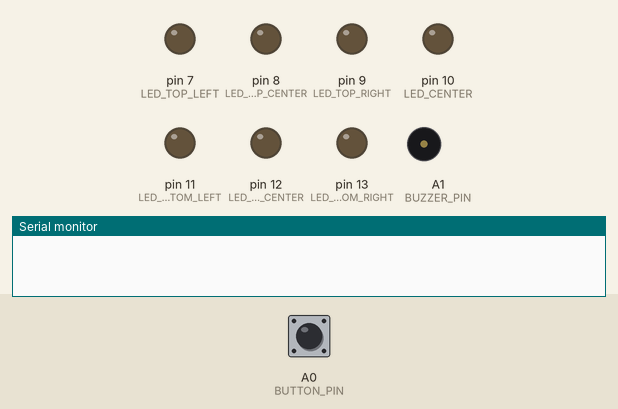
The sketch below on a simulated Arduino Uno, built with avr-gcc and run on an emulated ATmega328P. On the bench: output pins drawn as LEDs (lit = HIGH), buzzer (waves = sounding), the last lines printed to the serial monitor. Inputs (shaded band) come from the test bench; at power-on: A0 (BUTTON_PIN) LOW. Random numbers use the default seed unless the sketch sets one.

Above: at 1.2 s.
1.3 s: A0 (BUTTON_PIN) pulled HIGH for 0.15 s
At 1.74 s:
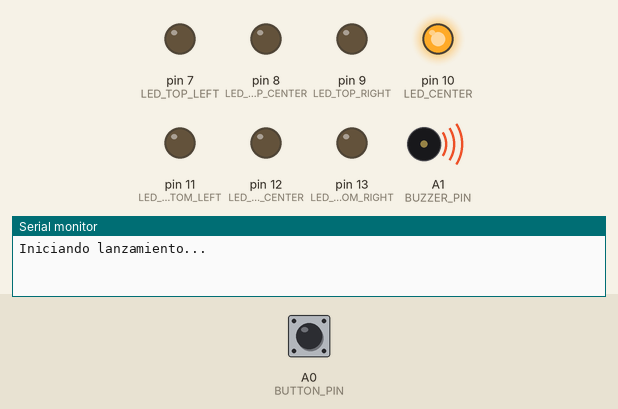
At 4.01 s:
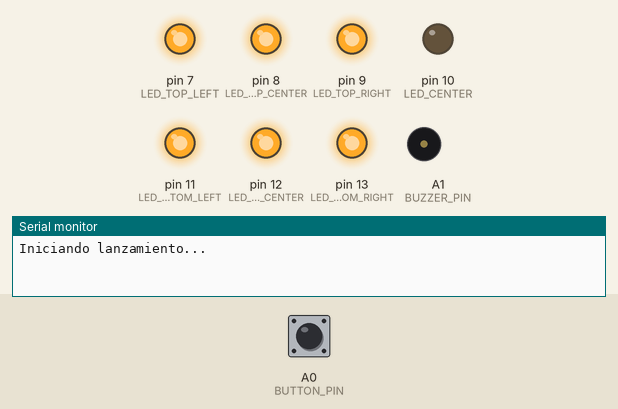
4.3 s: A0 (BUTTON_PIN) pulsed HIGH 5 times (0.12 s each, 0.3 s apart)
At 10.0 s:
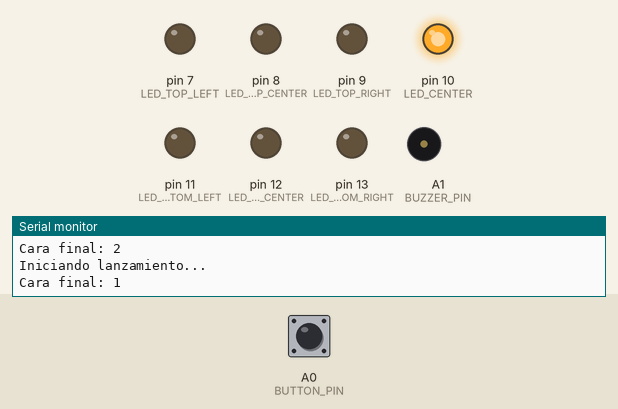
Timing chart, 0 to 11.5 s (numbered marks = the images above; inputs shaded):
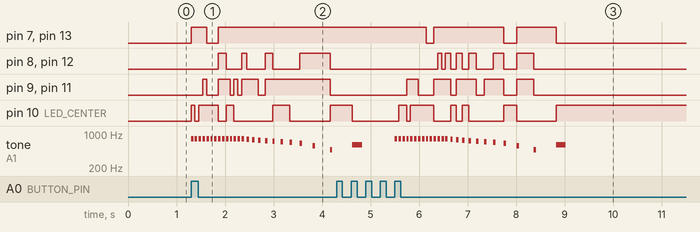

The sketch:

Ard_uno_dado_simple.ino
```cpp
// Definición de pines para los LEDs
const int LED_TOP_LEFT = 7;
const int LED_TOP_CENTER = 8;
const int LED_TOP_RIGHT = 9;
const int LED_CENTER = 10;
const int LED_BOTTOM_LEFT = 11;
const int LED_BOTTOM_CENTER = 12;
const int LED_BOTTOM_RIGHT = 13;

// Pin del botón y buzzer
const int BUTTON_PIN = A0;
const int BUZZER_PIN = A1;

// Variables para el control del botón
int lastButtonState = LOW;
unsigned long lastDebounceTime = 0;
unsigned long debounceDelay = 50;

// Variables para la animación
bool rolling = false;
unsigned long rollStartTime = 0;
unsigned long currentDelay = 80; // Velocidad inicial más rápida
int currentFace = 1;

void setup() {
  // Configurar pines de LEDs como salida
  pinMode(LED_TOP_LEFT, OUTPUT);
  pinMode(LED_TOP_CENTER, OUTPUT);
  pinMode(LED_TOP_RIGHT, OUTPUT);
  pinMode(LED_CENTER, OUTPUT);
  pinMode(LED_BOTTOM_LEFT, OUTPUT);
  pinMode(LED_BOTTOM_CENTER, OUTPUT);
  pinMode(LED_BOTTOM_RIGHT, OUTPUT);

  // Configurar pin del botón como entrada y buzzer como salida
  pinMode(BUTTON_PIN, INPUT);
  pinMode(BUZZER_PIN, OUTPUT);

  // Apagar todos los LEDs inicialmente
  clearAllLEDs();

  // Iniciar comunicación serial para debugging (opcional)
  Serial.begin(9600);

  // Semilla aleatoria basada en una entrada analógica flotante
  randomSeed(analogRead(A2));
}

void loop() {
  int buttonState = digitalRead(BUTTON_PIN);

  // Detectar flanco de subida del botón con debounce
  if (buttonState == HIGH && lastButtonState == LOW &&
      millis() - lastDebounceTime > debounceDelay) {

    lastDebounceTime = millis();

    if (!rolling) {
      // Iniciar animación de lanzamiento
      rolling = true;
      rollStartTime = millis();
      currentDelay = 80; // Velocidad inicial más rápida
      Serial.println("Iniciando lanzamiento...");
    }
  }

  lastButtonState = buttonState;

  if (rolling) {
    // Animación de lanzamiento en curso
    unsigned long currentTime = millis();
    unsigned long elapsedTime = currentTime - rollStartTime;

    // Generar sonido con el buzzer (tono que varía con la velocidad)
    int toneFreq = map(constrain(currentDelay, 80, 500), 80, 500, 800, 300);
    tone(BUZZER_PIN, toneFreq, 50);

    // Mostrar cara aleatoria
    showRandomFace();

    // Reducir gradualmente la velocidad (animación de 3 segundos)
    if (elapsedTime > 2000) {
      // Último segundo: reducir velocidad más rápido
      currentDelay = map(elapsedTime, 2000, 3000, 200, 500);
    } else if (elapsedTime > 1000) {
      // Segundo intermedio: transición de velocidad
      currentDelay = map(elapsedTime, 1000, 2000, 100, 200);
    }

    // Detener la animación después de 3 segundos
    if (elapsedTime > 3000) {
      rolling = false;
      noTone(BUZZER_PIN); // Detener sonido

      // Sonido de resultado
      tone(BUZZER_PIN, 600, 200);

      // Mostrar cara final aleatoria
      currentFace = random(1, 7);
      showFace(currentFace);
      Serial.print("Cara final: ");
      Serial.println(currentFace);
    }

    delay(currentDelay);
  }
}

void showRandomFace() {
  int randomFace = random(1, 7);
  showFace(randomFace);
}

void showFace(int face) {
  // Apagar todos los LEDs primero
  clearAllLEDs();

  // Encender LEDs según la cara del dado
  switch(face) {
    case 1:
      digitalWrite(LED_CENTER, HIGH);
      break;

    case 2:
      digitalWrite(LED_TOP_LEFT, HIGH);
      digitalWrite(LED_BOTTOM_RIGHT, HIGH);
      break;

    case 3:
      digitalWrite(LED_TOP_LEFT, HIGH);
      digitalWrite(LED_CENTER, HIGH);
      digitalWrite(LED_BOTTOM_RIGHT, HIGH);
      break;

    case 4:
      digitalWrite(LED_TOP_LEFT, HIGH);
      digitalWrite(LED_TOP_RIGHT, HIGH);
      digitalWrite(LED_BOTTOM_LEFT, HIGH);
      digitalWrite(LED_BOTTOM_RIGHT, HIGH);
      break;

    case 5:
      digitalWrite(LED_TOP_LEFT, HIGH);
      digitalWrite(LED_TOP_RIGHT, HIGH);
      digitalWrite(LED_CENTER, HIGH);
      digitalWrite(LED_BOTTOM_LEFT, HIGH);
      digitalWrite(LED_BOTTOM_RIGHT, HIGH);
      break;

    case 6:
      digitalWrite(LED_TOP_LEFT, HIGH);
      digitalWrite(LED_TOP_CENTER, HIGH);
      digitalWrite(LED_TOP_RIGHT, HIGH);
      digitalWrite(LED_BOTTOM_LEFT, HIGH);
      digitalWrite(LED_BOTTOM_CENTER, HIGH);
      digitalWrite(LED_BOTTOM_RIGHT, HIGH);
      break;
  }
}

void clearAllLEDs() {
  digitalWrite(LED_TOP_LEFT, LOW);
  digitalWrite(LED_TOP_CENTER, LOW);
  digitalWrite(LED_TOP_RIGHT, LOW);
  digitalWrite(LED_CENTER, LOW);
  digitalWrite(LED_BOTTOM_LEFT, LOW);
  digitalWrite(LED_BOTTOM_CENTER, LOW);
  digitalWrite(LED_BOTTOM_RIGHT, LOW);
}
```

Measured:
- after the input at 1.3 s, pin 7 (LED_TOP_LEFT): LOW → HIGH at once, → LOW 0.32 s later, → HIGH 0.24 s later; pin 8 (LED_TOP_CENTER): LOW → HIGH after 0.56 s, → LOW 0.16 s later, → HIGH 0.32 s later, → LOW 0.10 s later, … (8 changes in this stretch)
- after the input at 4.3 s, pin 7 (LED_TOP_LEFT), pin 13 (LED_BOTTOM_RIGHT): goes LOW 0.16 s, HIGH 1.4 s, LOW 0.27 s, HIGH 0.81 s, then LOW, starting after 1.8 s; pin 9 (LED_TOP_RIGHT), pin 11 (LED_BOTTOM_LEFT): LOW → HIGH after 1.4 s, → LOW 0.24 s later, → HIGH 0.32 s later, → LOW 0.34 s later, … (10 changes in this stretch)
